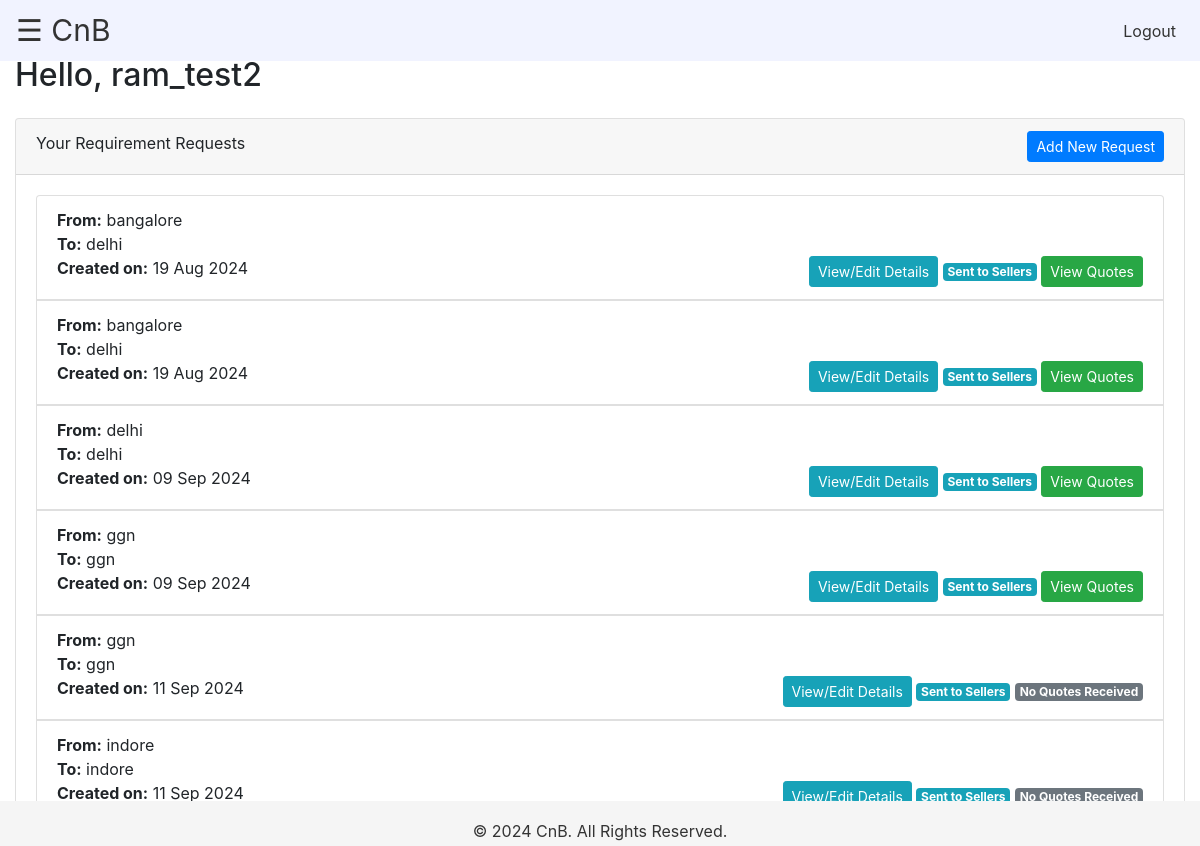
Screenshot of /buyer_dashboard/ (signed in) with the database file from the repository.
### myapp/models.py (models this page shows, shortened)
class Product(models.Model):
    buyer = models.ForeignKey(User, on_delete=models.CASCADE)
    from_city = models.CharField(max_length=255)
    to_city = models.CharField(max_length=255)
    shifting_plan = models.CharField(max_length=20, choices=[('7 days', 'In next 7 days'), ('15 days', 'In next 15 days'), ('30 days', 'In next 30 days'), ('30+ days', 'In next 30+ days')])
    item_details = models.TextField()
    call_preference = models.BooleanField(default=False)
    call_time = models.TimeField(blank=True, null=True)
    budget_min = models.DecimalField(max_digits=10, decimal_places=2)
    budget_max = models.DecimalField(max_digits=10, decimal_places=2)
    specific_requirements = models.TextField(blank=True, null=True)
    created_at = models.DateTimeField(auto_now_add=True)
    is_quote_requested = models.BooleanField(default=False)

### myapp/views.py (the view)
# urls.py: path('buyer_dashboard/', views.buyer_dashboard, name='buyer_dashboard'),
def buyer_dashboard(request):
    if not hasattr(request.user, 'buyer'):
        return redirect('login')
    products = Product.objects.filter(buyer=request.user)
    context = {
        'products': products
    }
    return render(request, 'myapp/buyer_dashboard.html', context)

### myapp/templates/myapp/buyer_dashboard.html (shortened to what this page needs)
{% extends 'myapp/base.html' %}
{% block content %}
<h2>Hello, {{ user.username }}</h2>
<div class="card mt-4">
    <div class="card-header">
        Your Requirement Requests
        <a href="{% url 'create_new_request' %}" class="btn btn-primary btn-sm float-right">Add New Request</a>
    </div>
    <div class="card-body">
        {% if products %}
            <ul class="list-group">
                {% for product in products %}
                    <li class="list-group-item">
                        <strong>From:</strong> {{ product.from_city }} <br>
                        <strong>To:</strong> {{ product.to_city }} <br>
                        <strong>Created on:</strong> {{ product.created_at|date:"d M Y" }}
                        <div class="float-right">
                            <button class="btn btn-sm btn-info" data-toggle="modal" data-target="#editModal{{ product.id }}">
                                View/Edit Details
                            </button>
                            {% if not product.is_quote_requested %}
                                <button class="btn btn-sm btn-warning" onclick="confirmQuoteRequest({{ product.id }})">Request Quotes</button>
                            {% else %}
                                <span class="badge badge-info">Sent to Sellers</span>
                                {% if product.bid_set.exists %}
                                    <a href="{% url 'view_quotes' product.id %}" class="btn btn-sm btn-success">View Quotes</a>
                                {% else %}
                                    <span class="badge badge-secondary">No Quotes Received</span>
                                {% endif %}
                            {% endif %}
                        </div>
                    </li>
                {% endfor %}
            </ul>
        {% else %}
            <p>You have no active requests. <a href="{% url 'create_new_request' %}">Create a new request</a> to start receiving quotes.</p>
        {% endif %}
    </div>
</div>
{% endblock %}

### myapp/templates/myapp/base.html (style rules this page uses)
body { padding-top: 56px; overflow-x: hidden; }

### rows the page displays
Product: from_city "bangalore", to_city "delhi", created_at "19 Aug 2024", is_quote_requested "Sent to Sellers"
Product: from_city "bangalore", to_city "delhi", created_at "19 Aug 2024", is_quote_requested "Sent to Sellers"
Product: from_city "delhi", to_city "delhi", created_at "09 Sep 2024", is_quote_requested "Sent to Sellers"
Product: from_city "ggn", to_city "ggn", created_at "09 Sep 2024", is_quote_requested "Sent to Sellers"
Product: from_city "ggn", to_city "ggn", created_at "11 Sep 2024", is_quote_requested "Sent to Sellers"
Product: from_city "indore", to_city "indore", created_at "11 Sep 2024", is_quote_requested "Sent to Sellers"

### other values shown
{{ user.username }} "ram_test2"
